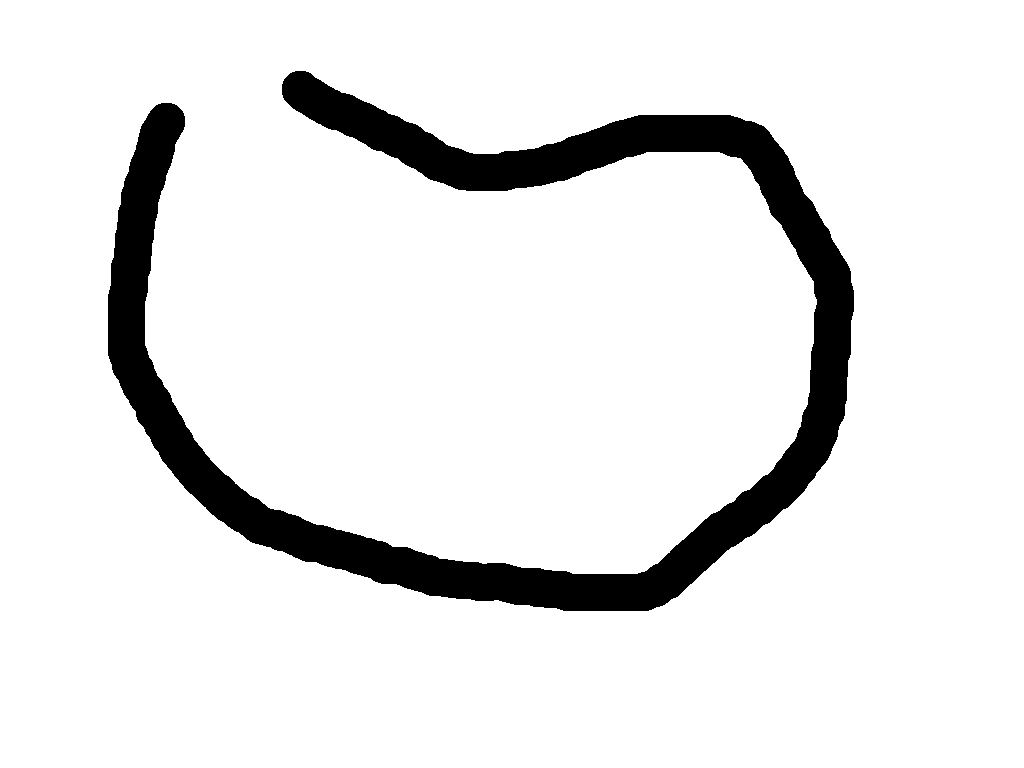
#> input picture Navigation/Simulation_Images/test1.png, 1024 x 768 px, given in place of the camera
$ python main.py   (older library calls are emulated)
#> lines starting #> are read from the running program, lines starting #| are printed output that depends on the picture; after the words box and inside, x2 and y2 are one past the last pixel; in counts of white or black regions, pixels touching at a corner belong together
### Navigation/Bot.py
#!/usr/bin/env python3.6

import BotStates
import locations
import cv2
import sys
import os
import utils
import time
import numpy as np
import queue

class Bot:
    def __init__(self, cam, queue):
        '''
        cam = cv2 capture object
        '''

        self.state = BotStates.IDLE
        self.prevState = BotStates.IDLE

        self.cam = cam

        #doesn't know where it is on bootup assume base
        self.location = locations.BASE
        self.destinations = []

        #for use in time critical situations
        self.currentTime = 0
        self.MessageQueue = queue

        _, frame = cam.read()
#> frame is the input picture: shape (768, 1024, 3); 90.7% white; 1 black region, box (x1, y1, x2, y2) and area: (108, 71, 854, 611) 72872
        self.h, self.w = frame.shape[:2]
#> self.h = 768; self.w = 1024

        #call this as a thread
        #self.determineOutput()


    def isEmpty(self):
        if(len(self.contours) == 0):
            return True
        else:
            return False

    def update(self):

        _, self.frame = self.cam.read()

        try:
            #Don't need gray elsewhere I don't think
            gray = cv2.cvtColor(self.frame, cv2.COLOR_BGR2GRAY)

            #So openCV doesn't take the image border as the maximum contour
            self.gray = 255 - gray
#> self.gray: shape (768, 1024); 9.3% white; 1 white region

            self.blur = cv2.GaussianBlur(self.gray,(5,5),0)
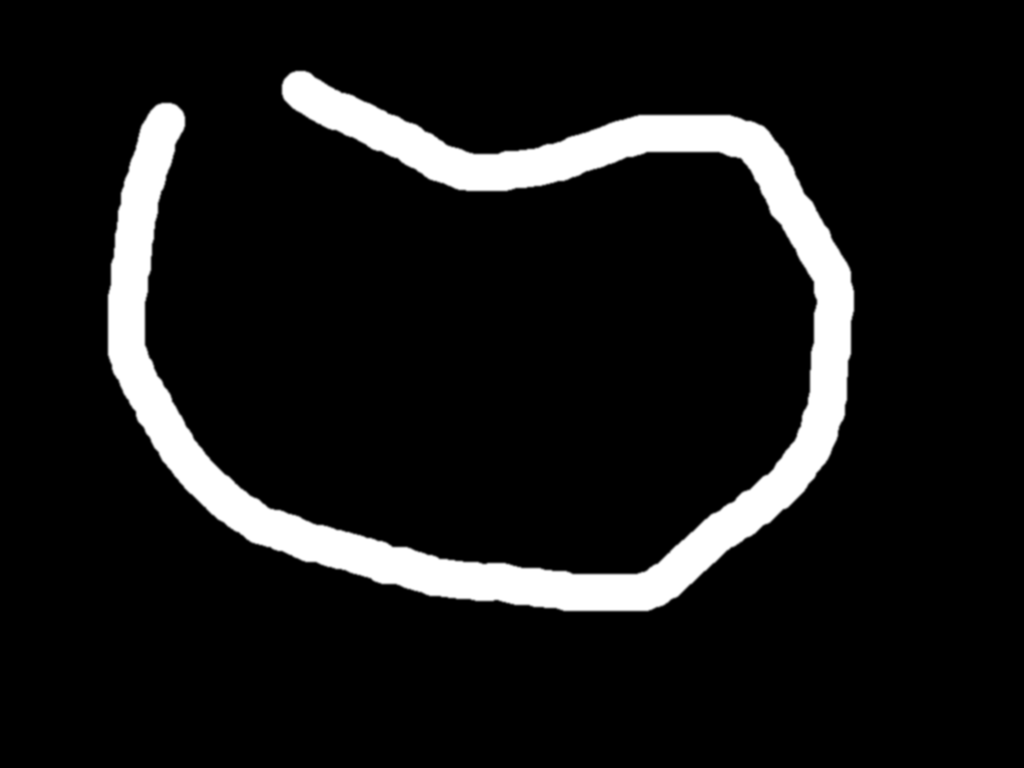
#> self.blur: shape (768, 1024); min 0, max 255, mean 23.6
            _, thresh = cv2.threshold(self.blur, 127, 255, 0)
            _ ,self.contours, _ = cv2.findContours(thresh, cv2.RETR_LIST, cv2.CHAIN_APPROX_SIMPLE)
#> self.contours = 1 contour; box (x1, y1, x2, y2) and area: (108, 71, 854, 611) 71084

            c = self.frame.__copy__()
            cv2.drawContours(c, self.contours, -1, (255,255,0))
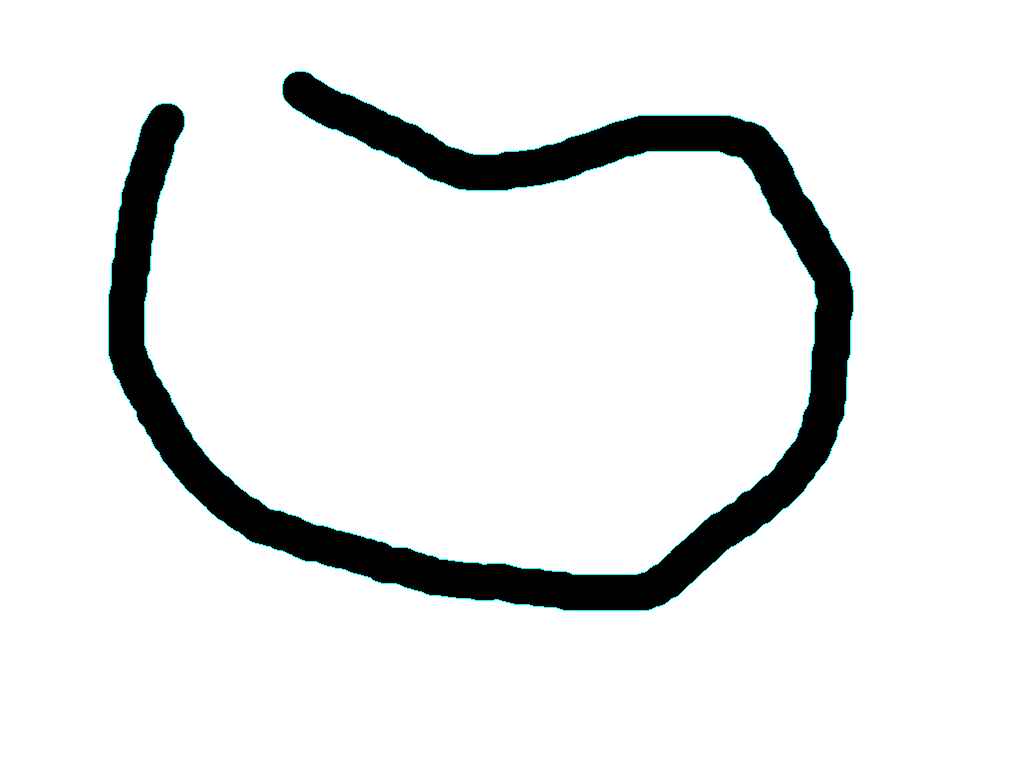
#> c: shape (768, 1024, 3); 0.45% of pixels changed, all inside (x1, y1, x2, y2) = (108, 71, 854, 611)
            cv2.imshow('frame1', c)

            self.updateCenter()

        except TypeError as e:
            print(e)
            print("frame is empty")
            sys.exit(-1)

    def updateCenter(self):
        if(not self.isEmpty()):
            c = max(self.contours, key = cv2.contourArea)
#> c = contour of 1474 points, box (x1, y1, x2, y2) (108, 71, 854, 611), area 71084
            M = cv2.moments(c)
#> M = moments, m00 71083.5, centre m10/m00, m01/m00 = (490, 346.2)

            if(M["m00"] == 0):
                cx = int(self.w / 2)
                cy = int(self.h / 2)
            else:
                cx = int(M["m10"]/M["m00"])
#> cx = 489
                cy = int(M["m01"]/M["m00"])
#> cy = 346

        else:
            print("Line lost")
            self.state = BotStates.LINE_LOST

        self.center = (cx, cy)
#> self.center = (489, 346)

    def scanBarcode(self):
        '''
        Look for barcode return boolean
        '''

        gray = cv2.cvtColor(self.frame, cv2.COLOR_BGR2GRAY)

        # Sobel gradients for x an y direction of the image
        X2 = cv2.Sobel(gray, ddepth = cv2.CV_64F, dx = 1, dy = 0, ksize = -1)
        Y2 = cv2.Sobel(gray, ddepth = cv2.CV_64F, dx = 0, dy = 1, ksize = -1)
        grad_sobel=np.sqrt(X2*X2+Y2*Y2)
        cv2.normalize(grad_sobel, grad_sobel, 0, 3, cv2.NORM_MINMAX)

        # Blur and threshold the gradient magnitude
        blurred = cv2.blur(grad_sobel, (12, 12))

        # Extract minimum and maximum values of the pixels from 'Blurred Sobel Gradient Magnitude'
        (minVal, maxVal, _, _) = cv2.minMaxLoc(blurred)

        # Extract mean and standard deviation values of the pixels from 'Blurred Sobel Gradient Magnitude'
        (mean, stddev) = cv2.meanStdDev(blurred)

        # Apply different threshold:
#> (the run stopped early here; a loop or call above may not have finished)

$ run again, on Navigation/Simulation_Images/test2.png
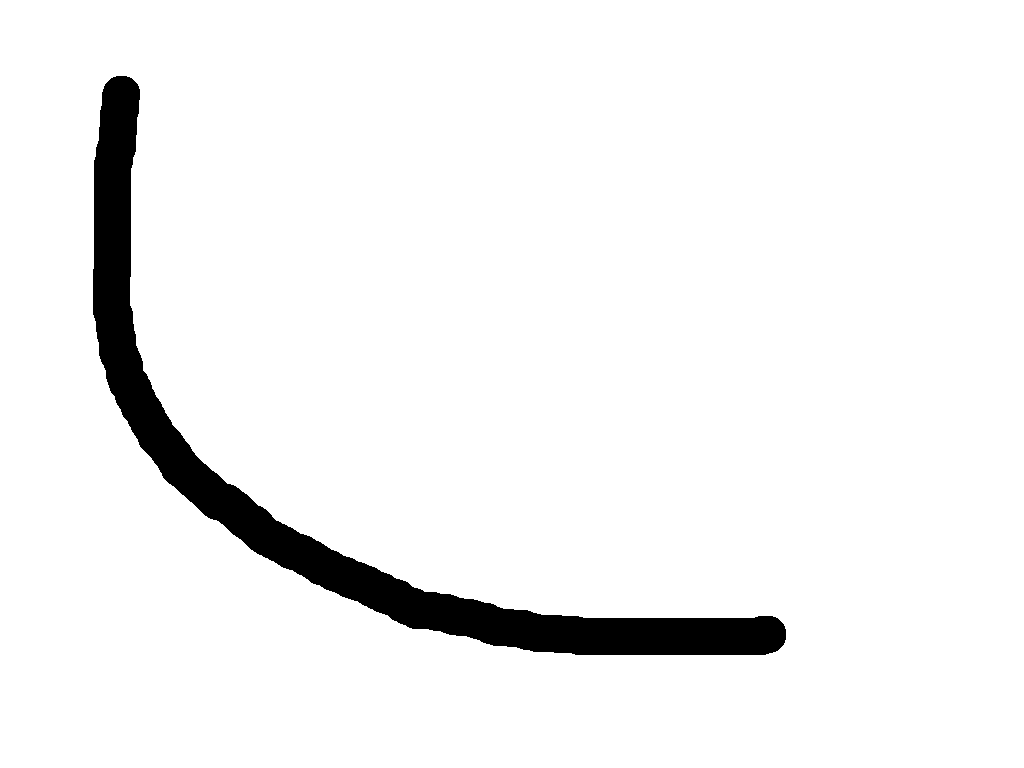
#> input picture Navigation/Simulation_Images/test2.png, 1024 x 768 px, given in place of the camera
#> in __init__, frame is the input picture: shape (768, 1024, 3); 94.9% white; 1 black region, box (x1, y1, x2, y2) and area: (93, 76, 786, 655) 39806
#> self.gray: shape (768, 1024); 5.1% white; 1 white region
#> in update, `self.blur = cv2.GaussianBlur(self.gray,(5,5),0)`:
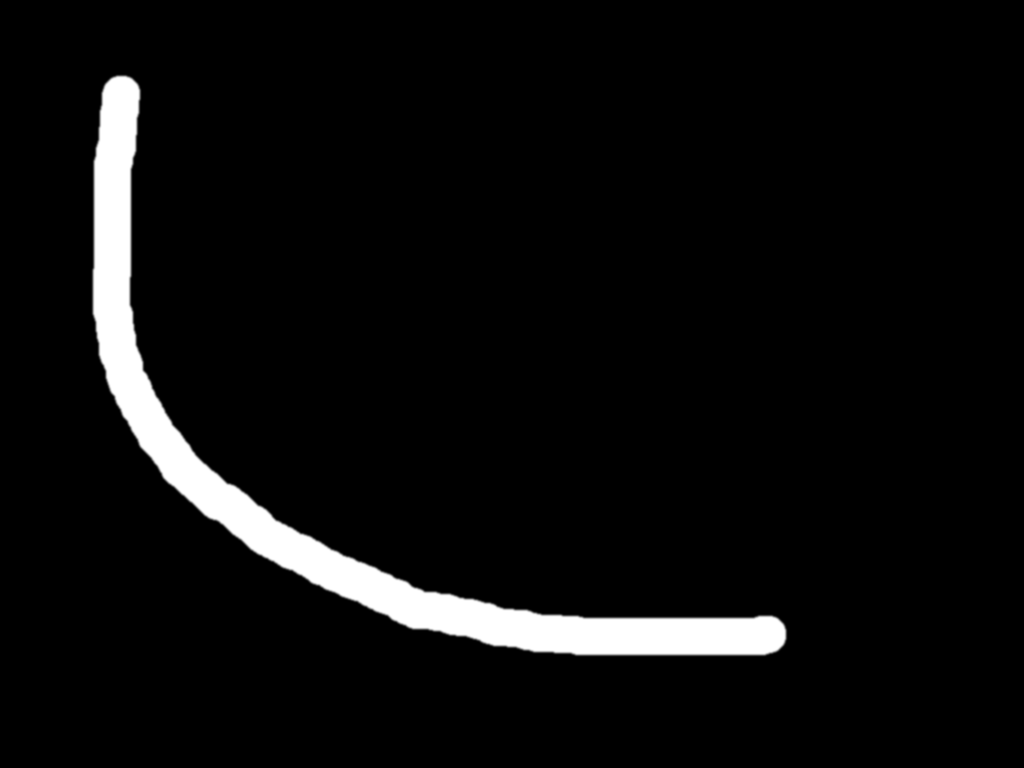
#> self.blur: shape (768, 1024); min 0, max 255, mean 12.9
#> self.contours = 1 contour; box (x1, y1, x2, y2) and area: (93, 76, 786, 655) 38792
#> in update, `cv2.drawContours(c, self.contours, -1, (255,255,0))`:
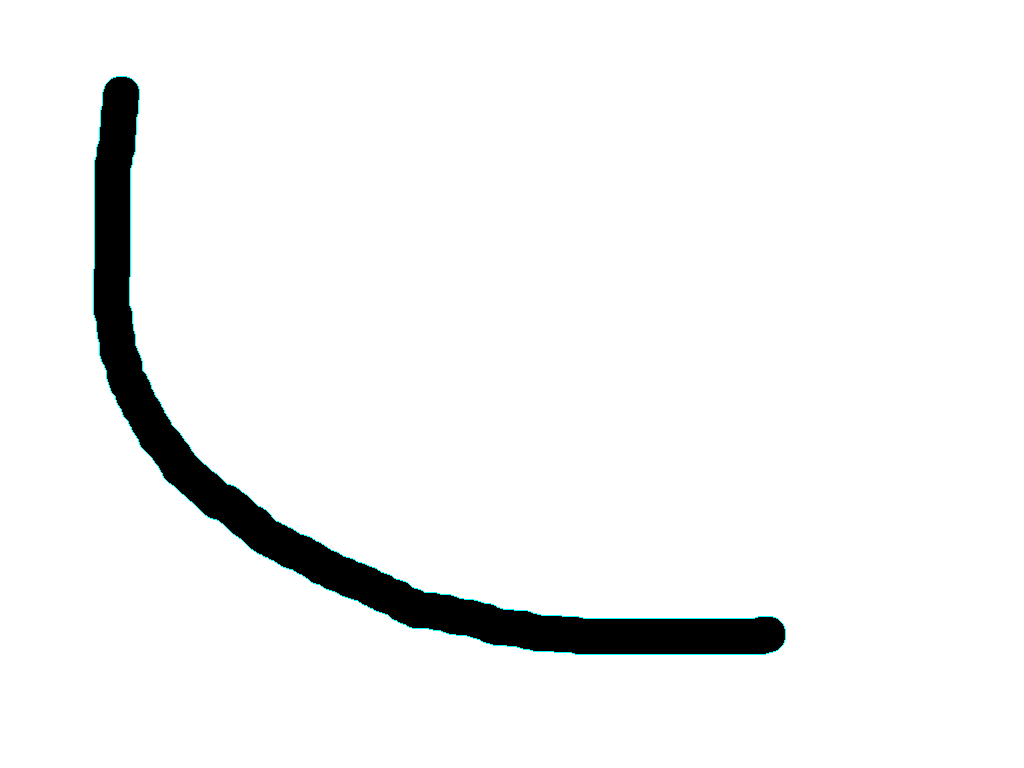
#> c: shape (768, 1024, 3); 0.26% of pixels changed, all inside (x1, y1, x2, y2) = (93, 76, 786, 655)
#> in updateCenter, `c = max(self.contours, key = cv2.contourArea)`: c = contour of 598 points, box (x1, y1, x2, y2) (93, 76, 786, 655), area 38792
#> M = moments, m00 38792.5, centre m10/m00, m01/m00 = (333.7, 472.9)
#> cx = 333
#> cy = 472
#> self.center = (333, 472)

$ run again, on Navigation/Simulation_Images/test4.png
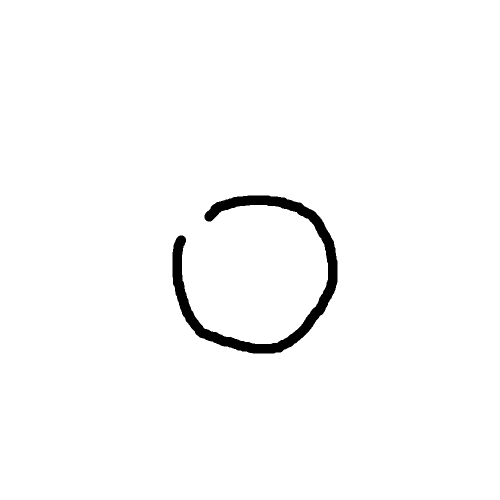
#> input picture Navigation/Simulation_Images/test4.png, 1000 x 1000 px, given in place of the camera (shown at 1/2 size)
#> in __init__, frame is the input picture: shape (1000, 1000, 3); 98.2% white; 1 black region, box (x1, y1, x2, y2) and area: (345, 391, 675, 707) 17932
#> in update, `self.gray = 255 - gray`:
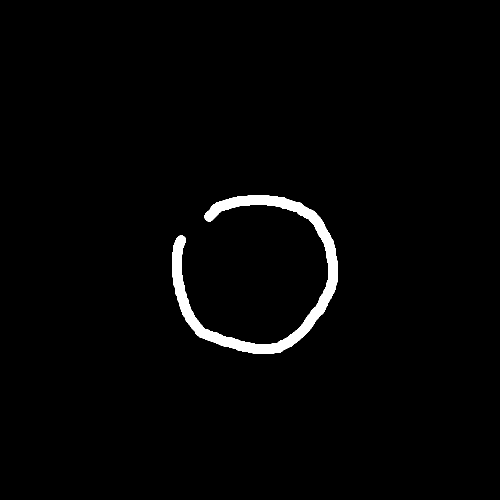
#> self.gray: shape (1000, 1000) (shown at 1/2 size); 1.8% white; 1 white region, box (x1, y1, x2, y2) and area: (345, 391, 675, 707) 17932
#> thresh: shape (1000, 1000); 1.8% white; 1 white region
#> self.contours = 1 contour; box (x1, y1, x2, y2) and area: (345, 391, 675, 707) 17078
#> in update, `cv2.drawContours(c, self.contours, -1, (255,255,0))`:
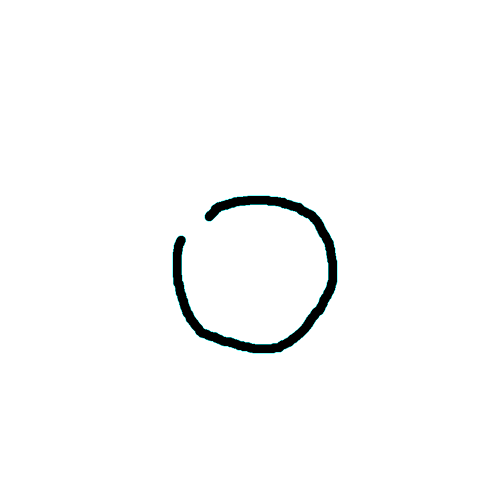
#> c: shape (1000, 1000, 3) (shown at 1/2 size); 0.17% of pixels changed, all inside (x1, y1, x2, y2) = (345, 391, 675, 707)
#> in updateCenter, `c = max(self.contours, key = cv2.contourArea)`: c = contour of 722 points, box (x1, y1, x2, y2) (345, 391, 675, 707), area 17078
#> M = moments, m00 17078.5, centre m10/m00, m01/m00 = (517.1, 551.7)
#> cx = 517
#> cy = 551
#> self.center = (517, 551)
